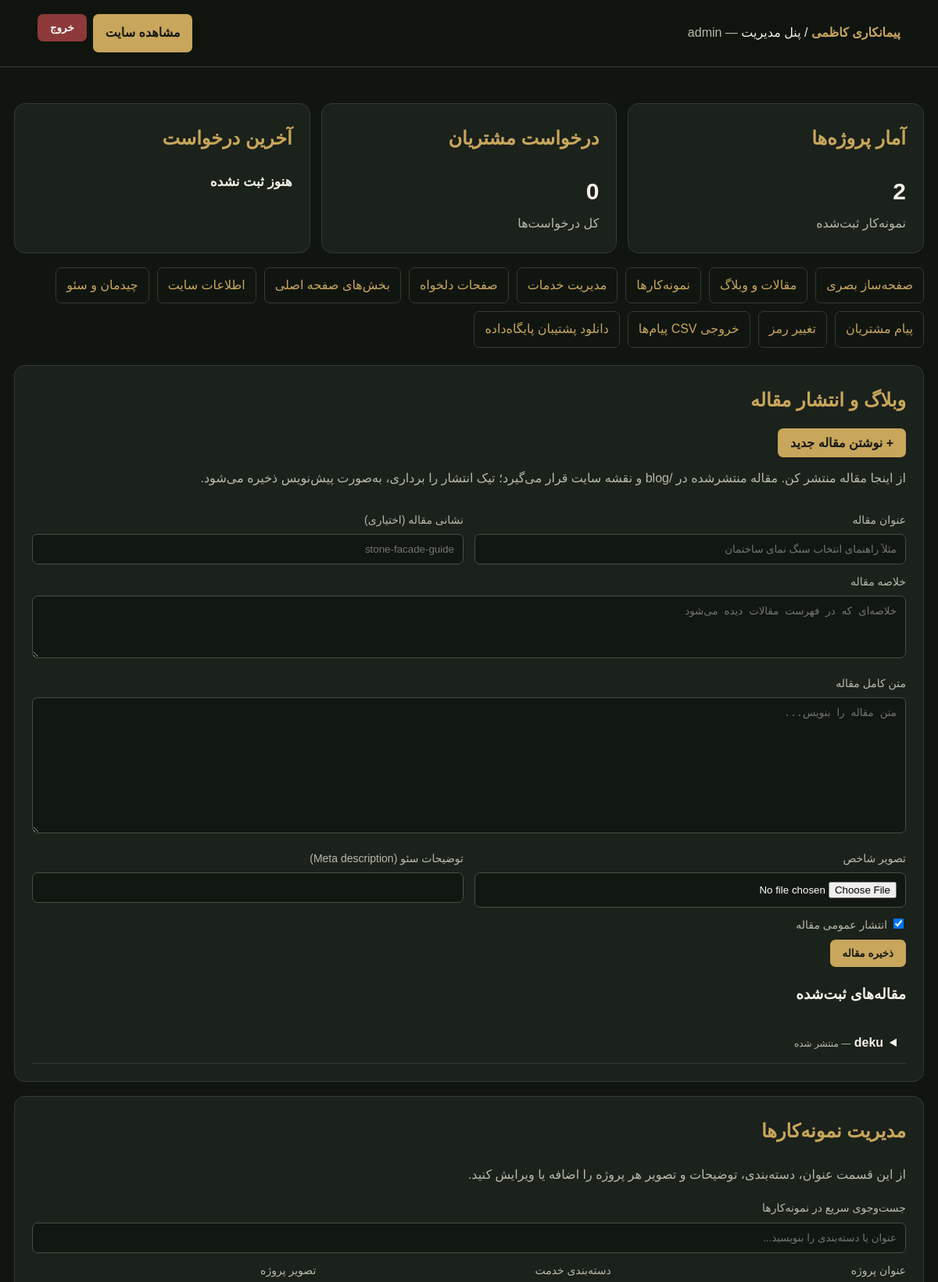
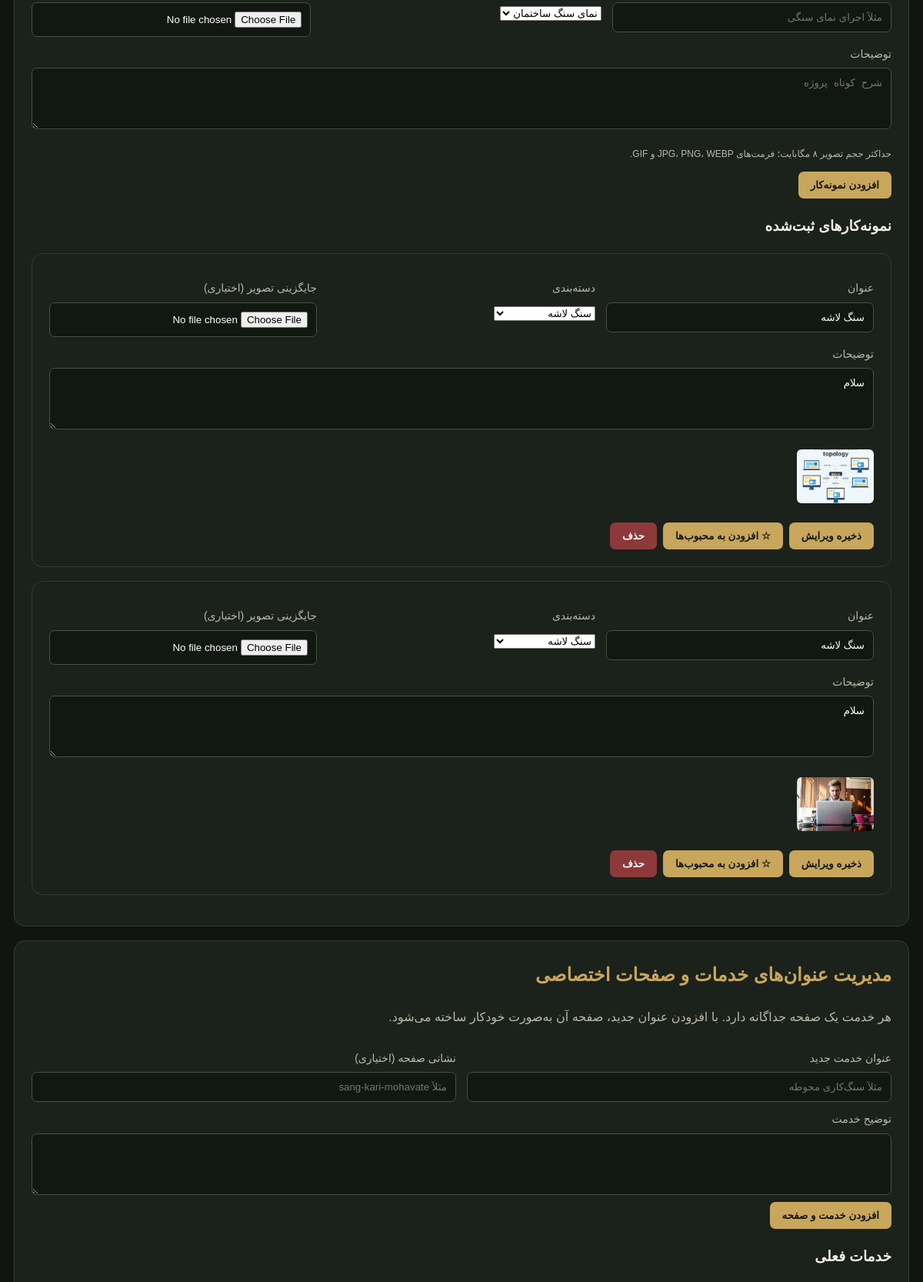
Screenshot of /admin (signed in, upper part) with the database file from the repository (2 pictures, top to bottom).
### tables this page shows
CREATE TABLE blog_posts (
            id INTEGER PRIMARY KEY AUTOINCREMENT,
            title TEXT NOT NULL,
            slug TEXT NOT NULL UNIQUE,
            excerpt TEXT DEFAULT '',
            content TEXT NOT NULL,
            image TEXT DEFAULT '',
            meta_description TEXT DEFAULT '',
            is_published INTEGER NOT NULL DEFAULT 1,
            created_at TIMESTAMP DEFAULT CURRENT_TIMESTAMP,
            updated_at TIMESTAMP DEFAULT CURRENT_TIMESTAMP
        );

CREATE TABLE projects (id INTEGER PRIMARY KEY AUTOINCREMENT, title TEXT NOT NULL, category TEXT NOT NULL, description TEXT DEFAULT '', image TEXT DEFAULT '', created_at TIMESTAMP DEFAULT CURRENT_TIMESTAMP, is_favorite INTEGER NOT NULL DEFAULT 0);

CREATE TABLE service_categories (id INTEGER PRIMARY KEY AUTOINCREMENT, title TEXT NOT NULL UNIQUE, slug TEXT NOT NULL UNIQUE, description TEXT DEFAULT '');

### app.py (the view)
@app.get('/admin')
@admin_required
def admin_dashboard():
    with db() as con:
        projects = con.execute('SELECT * FROM projects ORDER BY id DESC').fetchall()
        messages = con.execute('SELECT * FROM messages ORDER BY id DESC LIMIT 100').fetchall()
        total_projects = con.execute('SELECT COUNT(*) FROM projects').fetchone()[0]
        total_messages = con.execute('SELECT COUNT(*) FROM messages').fetchone()[0]
        latest_message = con.execute('SELECT MAX(created_at) FROM messages').fetchone()[0]
        categories = con.execute('SELECT * FROM service_categories ORDER BY id').fetchall()
        pages = con.execute('SELECT * FROM custom_pages ORDER BY id DESC').fetchall()
        home_sections = con.execute('SELECT * FROM home_sections ORDER BY sort_order,id').fetchall()
        blog_posts = con.execute('SELECT * FROM blog_posts ORDER BY created_at DESC,id DESC').fetchall()
    return render_template('admin_dashboard.html', settings=get_settings(), projects=projects, messages=messages, total_projects=total_projects, total_messages=total_messages, latest_message=latest_message, categories=categories, pages=pages, home_sections=home_sections, blog_posts=blog_posts)

### app.py (called while the page is built)
def db():
    con = sqlite3.connect(DB)
    con.row_factory = sqlite3.Row
    return con

@app.context_processor
def inject_csrf():
    if 'csrf_token' not in session:
        session['csrf_token'] = secrets.token_urlsafe(32)
    return {'csrf_token': session['csrf_token']}

def admin_required(fn):
    @wraps(fn)
    def wrapped(*args, **kwargs):
        if 'admin_id' not in session:
            return redirect(url_for('admin_login', next=request.path))
        if request.method == 'POST' and not valid_csrf():
            abort(400, description='درخواست نامعتبر است؛ صفحه را تازه‌سازی کنید.')
        return fn(*args, **kwargs)
    return wrapped

def get_settings():
    with db() as con:
        values = dict(DEFAULTS)
        values.update({r['key']:r['value'] for r in con.execute('SELECT key,value FROM settings')})
        return values

### templates/admin_dashboard.html (shortened to what this page needs)
<!doctype html><html lang="fa" dir="rtl"><head><meta charset="utf-8"><meta name="viewport" content="width=device-width,initial-scale=1"><title>مدیریت سایت | کاظمی</title></head><body><header class="top"><div><b>پیمانکاری کاظمی</b> / پنل مدیریت <span class="muted">— {{session.admin_name}}</span></div><div class="actions"><a class="btn" href="/" target="_blank">مشاهده سایت</a><form method="post" action="/admin/logout"><input type="hidden" name="csrf_token" value="{{csrf_token}}"><button class="danger">خروج</button></form></div></header><main class="wrap"><section class="grid"><div class="panel"><h2>آمار پروژه‌ها</h2><strong style="font-size:30px">{{total_projects}}</strong><div class="muted">نمونه‌کار ثبت‌شده</div></div><div class="panel"><h2>درخواست مشتریان</h2><strong style="font-size:30px">{{total_messages}}</strong><div class="muted">کل درخواست‌ها</div></div><div class="panel"><h2>آخرین درخواست</h2><strong style="font-size:17px">{{latest_message or "هنوز ثبت نشده"}}</strong></div></section><nav class="nav"><a href="/admin/builder">صفحه‌ساز بصری</a><a href="#blog">مقالات و وبلاگ</a><a href="#projects">نمونه‌کارها</a><a href="#categories">مدیریت خدمات</a><a href="#pages">صفحات دلخواه</a><a href="#sections">بخش‌های صفحه اصلی</a><a href="#settings">اطلاعات سایت</a><a href="#layout">چیدمان و سئو</a><a href="#messages">پیام مشتریان</a><a href="#password">تغییر رمز</a><a href="/admin/export/messages.csv">خروجی CSV پیام‌ها</a><a href="/admin/backup">دانلود پشتیبان پایگاه‌داده</a></nav>
<section class="panel" id="blog"><h2>وبلاگ و انتشار مقاله</h2><p><a class="btn" href="/admin/blog/new">+ نوشتن مقاله جدید</a></p><p class="muted">از اینجا مقاله منتشر کن. مقاله منتشرشده در /blog و نقشه سایت قرار می‌گیرد؛ تیک انتشار را برداری، به‌صورت پیش‌نویس ذخیره می‌شود.</p>
<form method="post" action="/admin/blog/add" enctype="multipart/form-data"><input type="hidden" name="csrf_token" value="{{csrf_token}}">
<div class="grid"><div><label>عنوان مقاله</label><input name="title" required maxlength="180" placeholder="مثلاً راهنمای انتخاب سنگ نمای ساختمان"></div><div><label>نشانی مقاله (اختیاری)</label><input name="slug" placeholder="stone-facade-guide"></div></div>
<label>خلاصه مقاله</label><textarea name="excerpt" rows="2" maxlength="500" placeholder="خلاصه‌ای که در فهرست مقالات دیده می‌شود"></textarea>
<label>متن کامل مقاله</label><textarea name="content" rows="10" required placeholder="متن مقاله را بنویس..."></textarea>
<div class="grid"><div><label>تصویر شاخص</label><input type="file" name="image" accept="image/png,image/jpeg,image/webp,image/gif"></div><div><label>توضیحات سئو (Meta description)</label><input name="meta_description" maxlength="300"></div></div>
<label><input type="checkbox" name="is_published" checked style="width:auto"> انتشار عمومی مقاله</label><button>ذخیره مقاله</button></form>
<h3>مقاله‌های ثبت‌شده</h3>{% for post in blog_posts %}<details style="padding:12px;border-bottom:1px solid var(--line)"><summary><b>{{post.title}}</b> <span class="small">— {{'منتشر شده' if post.is_published else 'پیش‌نویس'}}</span></summary></details>{% else %}<p class="muted">هنوز مقاله‌ای ثبت نشده است.</p>{% endfor %}</section>
<section class="panel" id="projects"><h2>مدیریت نمونه‌کارها</h2><p class="muted">از این قسمت عنوان، دسته‌بندی، توضیحات و تصویر هر پروژه را اضافه یا ویرایش کنید.</p><label for="projectSearch">جست‌وجوی سریع در نمونه‌کارها</label><input id="projectSearch" placeholder="عنوان یا دسته‌بندی را بنویسید..."><form method="post" action="/admin/projects/add" enctype="multipart/form-data"><input type="hidden" name="csrf_token" value="{{csrf_token}}"><div class="grid"><div><label>عنوان پروژه</label><input name="title" required placeholder="مثلاً اجرای نمای سنگی"></div><div><label>دسته‌بندی خدمت</label><select name="category" required>{% for c in categories %}<option value="{{c.title}}">{{c.title}}</option>{% endfor %}</select></div><div><label>تصویر پروژه</label><input type="file" name="image" accept="image/png,image/jpeg,image/webp,image/gif"></div></div><label>توضیحات</label><textarea name="description" placeholder="شرح کوتاه پروژه"></textarea><p class="small">حداکثر حجم تصویر ۸ مگابایت؛ فرمت‌های JPG، PNG، WEBP و GIF.</p><button>افزودن نمونه‌کار</button></form>
{% if projects %}<h3>نمونه‌کارهای ثبت‌شده</h3>{% for p in projects %}<div class="panel project-item" data-search="{{(p.title ~ " " ~ p.category ~ " " ~ p.description)|lower}}"><form method="post" action="/admin/projects/{{p.id}}/edit" enctype="multipart/form-data"><input type="hidden" name="csrf_token" value="{{csrf_token}}"><div class="grid"><div><label>عنوان</label><input name="title" value="{{p.title}}" required></div><div><label>دسته‌بندی</label><select name="category" required>{% if p.category not in categories|map(attribute="title")|list %}<option selected value="{{p.category}}">{{p.category}}</option>{% endif %}{% for c in categories %}<option value="{{c.title}}" {% if p.category==c.title %}selected{% endif %}>{{c.title}}</option>{% endfor %}</select></div><div><label>جایگزینی تصویر (اختیاری)</label><input type="file" name="image" accept="image/*"></div></div><label>توضیحات</label><textarea name="description">{{p.description}}</textarea>{% if p.image %}<p><img class="thumb" src="{{p.image}}" alt="تصویر {{p.title}}"></p>{% endif %}<div class="actions"><button>ذخیره ویرایش</button></form><form class="inline" method="post" action="/admin/projects/{{p.id}}/favorite"><input type="hidden" name="csrf_token" value="{{csrf_token}}"><button type="submit">{{ "★ برداشتن از محبوب‌ها" if p.is_favorite else "☆ افزودن به محبوب‌ها" }}</button></form><form class="inline" method="post" action="/admin/projects/{{p.id}}/delete" onsubmit="return confirm('این نمونه‌کار حذف شود؟')"><input type="hidden" name="csrf_token" value="{{csrf_token}}"><button class="danger">حذف</button></form></div></div>{% endfor %}{% else %}<p class="muted">هنوز نمونه‌کاری ثبت نشده است.</p>{% endif %}</section>
<section class="panel" id="categories"><h2>مدیریت عنوان‌های خدمات و صفحات اختصاصی</h2><p class="muted">هر خدمت یک صفحه جداگانه دارد. با افزودن عنوان جدید، صفحه آن به‌صورت خودکار ساخته می‌شود.</p><form method="post" action="/admin/categories/add"><div class="grid"><div><label>عنوان خدمت جدید</label><input name="title" required placeholder="مثلاً سنگ‌کاری محوطه"></div><div><label>نشانی صفحه (اختیاری)</label><input name="slug" placeholder="مثلاً sang-kari-mohavate"></div></div><label>توضیح خدمت</label><textarea name="description"></textarea><button>افزودن خدمت و صفحه</button></form><h3>خدمات فعلی</h3></section>
<p class="small">پیشنهاد امنیتی: رمز پیش‌فرض را در اولین ورود تغییر دهید. برای انتشار عمومی، SECRET_KEY و رمز مدیر را امن و محرمانه تنظیم کنید و از HTTPS استفاده کنید.</p></main></body></html>

### templates/admin_dashboard.html (style rules this page uses)
:root { --bg:#101510;--panel:#1b211b;--line:#343b31;--gold:#c8a65b;--txt:#f4f1e8;--muted:#b9b9aa }
* { box-sizing:border-box }
body { margin:0;background:var(--bg);color:var(--txt);font-family:Tahoma,Arial;line-height:1.8 }
.top { display:flex;justify-content:space-between;align-items:center;padding:18px 4%;border-bottom:1px solid var(--line);position:sticky;top:0;background:#101510ee;z-index:2 }
.top b { color:var(--gold) }
a { color:var(--gold) }
button,.btn { background:var(--gold);color:#151711;border:0;padding:10px 16px;border-radius:7px;cursor:pointer;font-weight:bold;text-decoration:none }
.wrap { max-width:1200px;margin:28px auto;padding:0 18px }
.nav { display:flex;gap:10px;flex-wrap:wrap;margin-bottom:22px }
.nav a { padding:8px 13px;border:1px solid var(--line);border-radius:7px;text-decoration:none }
.panel { background:var(--panel);border:1px solid var(--line);border-radius:14px;padding:22px;margin:18px 0 }
.panel h2 { margin-top:0;color:var(--gold) }
.grid { display:grid;grid-template-columns:repeat(auto-fit,minmax(230px,1fr));gap:14px }
label { display:block;color:var(--muted);font-size:14px;margin:10px 0 5px }
input,textarea { width:100%;padding:11px;background:#111711;color:white;border:1px solid #485044;border-radius:7px }
textarea { min-height:80px }
form.inline { display:inline }
.thumb { width:100px;height:70px;object-fit:cover;border-radius:6px }
.danger { background:#8d3939;color:white }
.muted { color:var(--muted) }
.actions { display:flex;gap:8px;flex-wrap:wrap }
.small { font-size:12px;color:var(--muted) }

### rows the page displays
blog_posts: title "deku", is_published "منتشر شده"
projects: title "سنگ لاشه", category "سنگ لاشه", description "سلام", image (picture), is_favorite "☆ افزودن به محبوب‌ها"
projects: title "سنگ لاشه", category "سنگ لاشه", description "سلام", image (picture), is_favorite "☆ افزودن به محبوب‌ها"

### other values shown
{{ session.admin_name }} "admin"
{{ total_projects }} "2"
{{ total_messages }} "0"
{{ latest_message or "هنوز ثبت نشده" }} "هنوز ثبت نشده"
form field category "نمای سنگ ساختمان"
